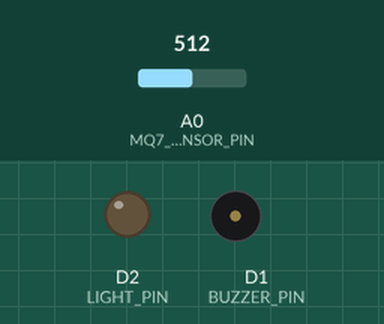
Recording of a sketch running on a simulated ESP8266 (NodeMCU). On the bench: output pins drawn as LEDs (lit = HIGH), buzzer (waves = sounding, pin HIGH). Dashed ring = blinking. The inputs (shaded band) are chosen by the test bench; at power-on: A0 (MQ7_SENSOR_PIN) = 512. WiFi joins after 1.5 s; servers stay silent unless stated; uploads are accepted with an empty reply; what the sketch prints to the serial monitor is not drawn.

Above: at 2.7 s.
2.8 s: A0 (MQ7_SENSOR_PIN) set to 834
5.8 s: A0 (MQ7_SENSOR_PIN) set to 858
At 10.85 s:
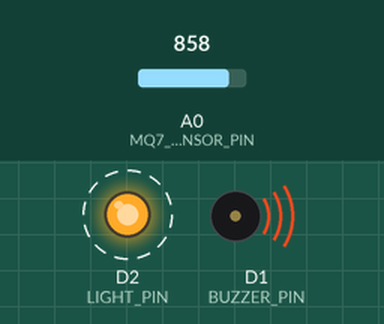
Timing chart, 0 to 13.3 s (numbered marks = the images above; inputs shaded):
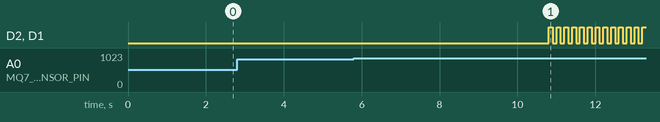

Measured:
- the behaviour switches between 850 and 851 on A0 (MQ7_SENSOR_PIN) (found by bisection; images 0 and 1)
- after the input at 2.8 s, every drawn part: stays the same
- after the input at 5.8 s, D2 (LIGHT_PIN), D1 (BUZZER_PIN): alternates HIGH for 0.10 s and LOW for 0.10 s, starting after 5.0 s

The sketch:

Sketch-final.ino
```cpp
#include <ESP8266WiFi.h>
#include <ESP8266HTTPClient.h>
#include <WiFiClient.h>
#include <Arduino_JSON.h>


#define BUZZER_PIN D1 // Buzzer pin (GPIO 5)
#define LIGHT_PIN D2  // Light pin (GPIO 4)
#define MQ7_SENSOR_PIN A0 // Analog pin for MQ7 sensor


const char* ssid = "B300-02C7"; // Replace with your WiFi SSID
const char* password = "e438a278";  // Replace with your WiFi password
const char* server = "192.168.103:5000";
const bool buzzerStatus = false;

//Your Domain name with URL path or IP address with path
String serverName = "http://192.168.102:5000/gas-readings";
const char* serverNameGet = "http://192.168.102:5000/get_buzz_status";

// the following variables are unsigned longs because the time, measured in
// milliseconds, will quickly become a bigger number than can be stored in an int.
unsigned long lastTime = 0;

unsigned long timerDelay = 5000;

String sensorReadings;
float sensorReadingsArr[3];

// get request inistanciator


String httpGETRequest(const char* serverNameGet) {
  WiFiClient client;
  HTTPClient http;

  // Your IP address with path or Domain name with URL path
  http.begin(client, serverNameGet);

  // If you need Node-RED/server authentication, insert user and password below
  //http.setAuthorization("REPLACE_WITH_SERVER_USERNAME", "REPLACE_WITH_SERVER_PASSWORD");

  // Send HTTP POST request
  int httpResponseCode = http.GET();

  String payload = "{}";

  if (httpResponseCode>0) {
    Serial.print("HTTP Response code: ");
    Serial.println(httpResponseCode);
    payload = http.getString();
  }
  else {
    Serial.print("Error code: ");
    Serial.println(httpResponseCode);
  }
  // Free resources
  http.end();

  return payload;
}

// ends here


String getCO2Concentration() {
  // Read CO2 concentration from MQ7 sensor connected to A0 pin
  int co2Level = analogRead(A0);
  // Convert analog reading to ppm (replace this with your calibration formula)
  float ppmValue = co2Level / 1023.0 * 2000.0; // Example formula, replace with actual calibration
  // Convert ppm to string
  String concentration = String(ppmValue);
  return concentration;
}

String getTimeStamp() {
  // Get the current time
  unsigned long currentTime = millis();
  // Calculate the number of seconds since epoch (January 1, 1970)
  unsigned long epochSeconds = currentTime / 1000;
  // Calculate the number of seconds for the current year
  unsigned long currentYearSeconds = 365 * 24 * 60 * 60; // Number of seconds in a year
  // Calculate the number of seconds since the current year started
  unsigned long currentYearStartSeconds = epochSeconds % currentYearSeconds;

  // Calculate the year
  unsigned long year = 1970 + (epochSeconds / currentYearSeconds);

  // Calculate the number of days, hours, minutes, and seconds in the current year
  unsigned long days = currentYearStartSeconds / (24 * 60 * 60); // Number of days
  unsigned long hours = (currentYearStartSeconds % (24 * 60 * 60)) / (60 * 60); // Number of hours
  unsigned long minutes = (currentYearStartSeconds % (60 * 60)) / 60; // Number of minutes
  unsigned long seconds = currentYearStartSeconds % 60; // Number of seconds

  // Format the timestamp string
  char timeStampStr[20]; // Buffer to store the formatted timestamp
  sprintf(timeStampStr, "%04d-%02d-%02dT%02d:%02d:%02d", year, 1, days + 1, hours, minutes, seconds); // Month is set to 1 (January)

  return String(timeStampStr);
}


void setup() {

  Serial.begin(115200);

  WiFi.begin(ssid, password);
  Serial.println("Connecting");
  while(WiFi.status() != WL_CONNECTED) {
      delay(500);
      Serial.print(".");
    }
  Serial.println("");
  Serial.print("Connected to WiFi network with IP Address: ");
  Serial.println(WiFi.localIP());
  Serial.println("Timer set to 5 seconds (timerDelay variable), it will take 5 seconds before publishing the first reading.");
    //buzzer and light
  pinMode(BUZZER_PIN, OUTPUT); // Set the buzzer pin as output
  pinMode(LIGHT_PIN, OUTPUT);  // Set the light pin as output

}

void loop() {

  int coLevel = analogRead(MQ7_SENSOR_PIN); // Read CO2 level from sensor
 // Serial.print("CO Level: ");
  //Serial.println(coLevel);


  //Send an HTTP POST request every 10 minutes
    if ((millis() - lastTime) > timerDelay) {
      //Check WiFi connection status
      if(WiFi.status()== WL_CONNECTED){
        WiFiClient client;
        HTTPClient http;

        // Your Domain name with URL path or IP address with path
        http.begin(client, serverName);

        // Specify content-type header
        http.addHeader("Content-Type", "application/x-www-form-urlencoded");

        // If you need an HTTP request with a content type: application/json, use the following:
        http.addHeader("Content-Type", "application/json");
        String postData = "{";
        postData += "\"component_id\":\"1\",";
        postData += "\"status\":\"true\",";
        postData += "\"timestamp\":\"" + getTimeStamp() + "\",";
        postData += "\"concentration\":\"" + getCO2Concentration() + "\"";
        postData += "}";

        int httpResponseCode = http.POST(postData);

        Serial.print("HTTP Response code: ");
        Serial.println(httpResponseCode);

        /// gett stuuf starts here
        sensorReadings = httpGETRequest(serverNameGet);
        //Serial.println(sensorReadings);

        JSONVar myObject = JSON.parse(sensorReadings);

        // JSON.typeof(jsonVar) can be used to get the type of the var
        if (JSON.typeof(myObject) == "undefined") {
          Serial.println("Parsing input failed!");
          return;
        }

        //Serial.print("JSON object = ");
        Serial.println(myObject["buzz_status"]);
        for(int i= 0; i<=10; i++)
        {
          if (buzzerStatus != boolean(myObject["buzz_status"]))
          {
            digitalWrite(BUZZER_PIN, HIGH); // Turn the buzzer on
            digitalWrite(LIGHT_PIN, HIGH);  // Turn the light on
            delay(100); // Wait for 100 milliseconds (adjust this value to change the buzzer/light frequency)
            digitalWrite(BUZZER_PIN, LOW); // Turn the buzzer off
            digitalWrite(LIGHT_PIN, LOW);  // Turn the light off
            delay(100); // Wait for 100 milliseconds
          }
        }

        /// gett

        // Free resources
        http.end();

      }
      else {
        Serial.println("WiFi Disconnected");
      }
        // Check if CO2 level is above 30 (adjust threshold as needed)
      if (coLevel > 850) {
        // Make the buzzer and light sound/illuminate for 30 seconds
        unsigned long startTime = millis(); // Get the start time
        while (millis() - startTime < 30000) { // Loop for 30 seconds
          digitalWrite(BUZZER_PIN, HIGH); // Turn the buzzer on
          digitalWrite(LIGHT_PIN, HIGH);  // Turn the light on
          delay(100); // Wait for 100 milliseconds (adjust this value to change the buzzer/light frequency)
          digitalWrite(BUZZER_PIN, LOW); // Turn the buzzer off
          digitalWrite(LIGHT_PIN, LOW);  // Turn the light off
          delay(100); // Wait for 100 milliseconds
        }
        // Buzzer and light will stop after 30 seconds due to loop ending
      } else {
      // CO2 level is below threshold, turn off buzzer and light
      digitalWrite(BUZZER_PIN, LOW);
      digitalWrite(LIGHT_PIN, LOW);

      lastTime = millis();
    }
  }
}
```
